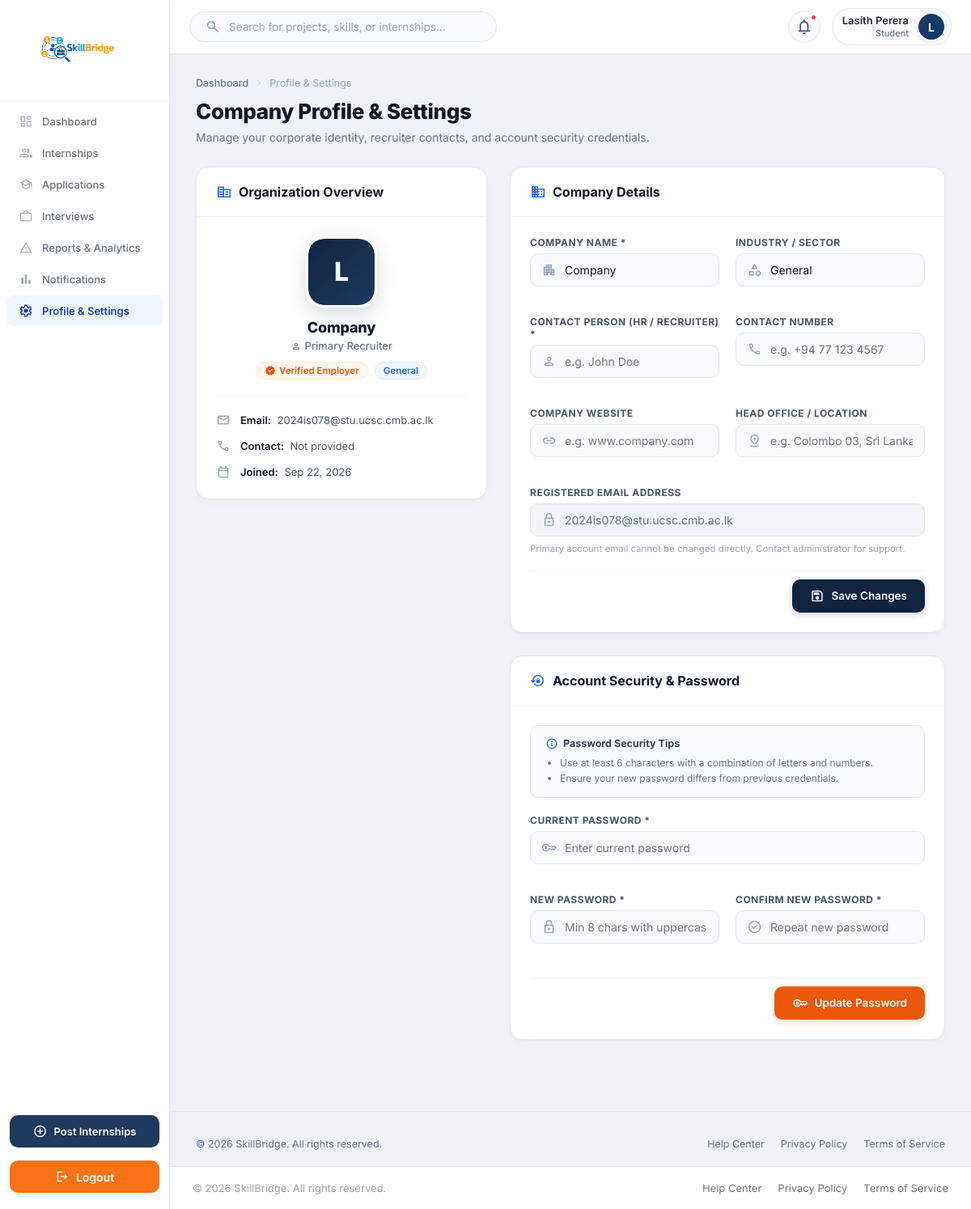
The page /Functions/Dashboards/Company/profile.php (signed in) on the database its author committed.
### tables this page shows
CREATE TABLE `user` (
  `Email` varchar(100) NOT NULL,
  `password` varchar(100) NOT NULL,
  `role` varchar(100) NOT NULL,
  `status` varchar(20) NOT NULL DEFAULT 'De-Active',
  `verification_code` varchar(20) NOT NULL,
  `created_at` timestamp NULL DEFAULT current_timestamp()
);

### Functions/Dashboards/Company/profile.php (the view, shortened to what the rows shown need)
<?php
require_once __DIR__ . "/../../../Config/db.php";
require_once __DIR__ . "/../../../Session/session.php";
require_once __DIR__ . "/Company_Backend.php";
$user = current_user();
$email = strtolower($user['Email'] ?? $user['email'] ?? '');
$profile = $companyDB->getCompanyProfile($email);
$companyName   = $profile['company_name'] ?? 'HR Pvt LTD';
$memberSince   = !empty($profile['created_at']) ? date('M d, Y', strtotime($profile['created_at'])) : 'Recent Partner';
include "../../../Includes/company_sidebar.php";
?>
<link rel="stylesheet" href="../../../Assets/CSS/flash-toast.css">
<link rel="stylesheet" href="../../../Assets/CSS/Company/profile.css?v=<?php echo time(); ?>">
<?php
include "../../../Includes/dash_header.php";
?>
<main class="content">
    <div class="company-profile-wrapper">
        <div class="profile-title-row">
            <h1>Company Profile & Settings</h1>
        </div>
        <div class="profile-layout-grid">
            <div class="profile-left-col">
                <div class="profile-section-card">
                    <div class="profile-card-header">
                        <h2>
                            <span class="material-symbols-outlined">corporate_fare</span>
                            Organization Overview
                        </h2>
                    </div>
                    <div class="profile-card-body">
                        <div class="company-showcase">
                            <h2><?= htmlspecialchars($companyName) ?></h2>
                        </div>
                        <div class="showcase-meta-list">
                            <div class="showcase-meta-item">
                                <div>
                                    <strong>Email:</strong>
                                    <span><?= htmlspecialchars($email) ?></span>
                                </div>
                            </div>
                            <div class="showcase-meta-item">
                                <div>
                                    <strong>Joined:</strong>
                                    <span><?= htmlspecialchars($memberSince) ?></span>
                                </div>
                            </div>
                        </div>
                    </div>
                </div>
            </div>
            <div class="profile-right-col">
                <div class="profile-section-card">
                    <div class="profile-card-header">
                        <h2>
                            <span class="material-symbols-outlined">business</span>
                            Company Details
                        </h2>
                    </div>
                    <div class="profile-card-body">
                        <form method="POST" action="">
                            <div class="form-grid-2">
                                <div class="form-group full-width">
                                    <div class="input-with-icon">
                                        <input type="email" id="registered_email" value="<?= htmlspecialchars($email) ?>" readonly disabled>
                                    </div>
                                </div>
                            </div>
                        </form>
                    </div>
                </div>
                <div class="profile-section-card">
                    <div class="profile-card-header">
                        <h2>
                            <span class="material-symbols-outlined">lock_reset</span>
                            Account Security & Password
                        </h2>
                    </div>
                </div>
            </div>
        </div>
    </div>
    <?php include "../../../Includes/company_dashboard_footer.php"; ?>
</main>
<?php include "../../../Includes/dash_footer.php"; ?>

### Includes/dash_header.php (shortened to what the rows shown need)
<?php
require_once __DIR__ . '/../Session/Session.php';
require_once __DIR__ . '/../Config/db.php';
$user = function_exists('current_user') ? current_user() : null;
$name = "User";
$role = "Student";
if($user && isset($conn)){
    $name = $user['username'] ?? $user['Name'] ?? "User";
    $email = $user['Email'] ?? $user['email'] ?? null;
    if(!empty($user['role'])){
        $role = ucfirst($user['role']);
    }
    if($email){
        $sql = "
            SELECT
                u.Email,
                u.role,
                COALESCE(s.Name, a.Name,c.Name, o.Name) AS db_name,
                COALESCE(s.profile_image, a.profile_image, c.profile_img) AS profile_image
            FROM user u
            LEFT JOIN student s ON u.Email = s.Email
            LEFT JOIN admin a ON u.Email = a.Email
            LEFT JOIN company c ON u.Email = c.Email
            LEFT JOIN organization o ON u.Email = o.Email
            WHERE u.Email = ?
            LIMIT 1
        ";
        $stmt = $conn->prepare($sql);
        if($stmt){
            $stmt->bind_param("s", $email);
            $stmt->execute();
            $result = $stmt->get_result();
            if($data = $result->fetch_assoc()){
                if(!empty($data['db_name'])){
                    $name = $data['db_name'];
                }
                if(!empty($data['role'])){
                    $role = ucfirst($data['role']);
                }
            }
        }
    }
}
$base_url = $GLOBALS['BASE_URL'] ?? '/Skill_Bridge_Group_Project';
$currentRoleFolder = ucfirst($role ?: "Student");
$profile_dir = is_dir(__DIR__ . '/../Functions/' . $currentRoleFolder)
    ? 'Functions/' . $currentRoleFolder
    : 'Functions/Dashboards/' . ($role ?: 'Student');
$profile_file = __DIR__ . '/../' . $profile_dir . '/profile.php';
$profile_url = file_exists($profile_file)
    ? $base_url . "/" . $profile_dir . "/profile.php"
    : "";
?>
<link rel="stylesheet" href="<?php echo $base_url; ?>/Assets/CSS/header.css?v=<?php echo time(); ?>">
<header class="top-header">
    <div class="header-right">
        <div class="profile" <?php if (!empty($profile_url)): ?>onclick="window.location.href='<?php echo htmlspecialchars($profile_url); ?>'" title="Edit Profile & Settings"<?php endif; ?>>
            <div class="profile-info">
                <h4><?php echo htmlspecialchars($name); ?></h4>
                <small><?php echo htmlspecialchars($role); ?></small>
            </div>
        </div>
    </div>
</header>

### rows shown on the page
user: role "Student", Email "2024is078@stu.ucsc.cmb.ac.lk", created_at "Sep 22, 2026"

### other values the page prints
$name "Lasith Perera"
$initial "L"
$companyName "Company"
